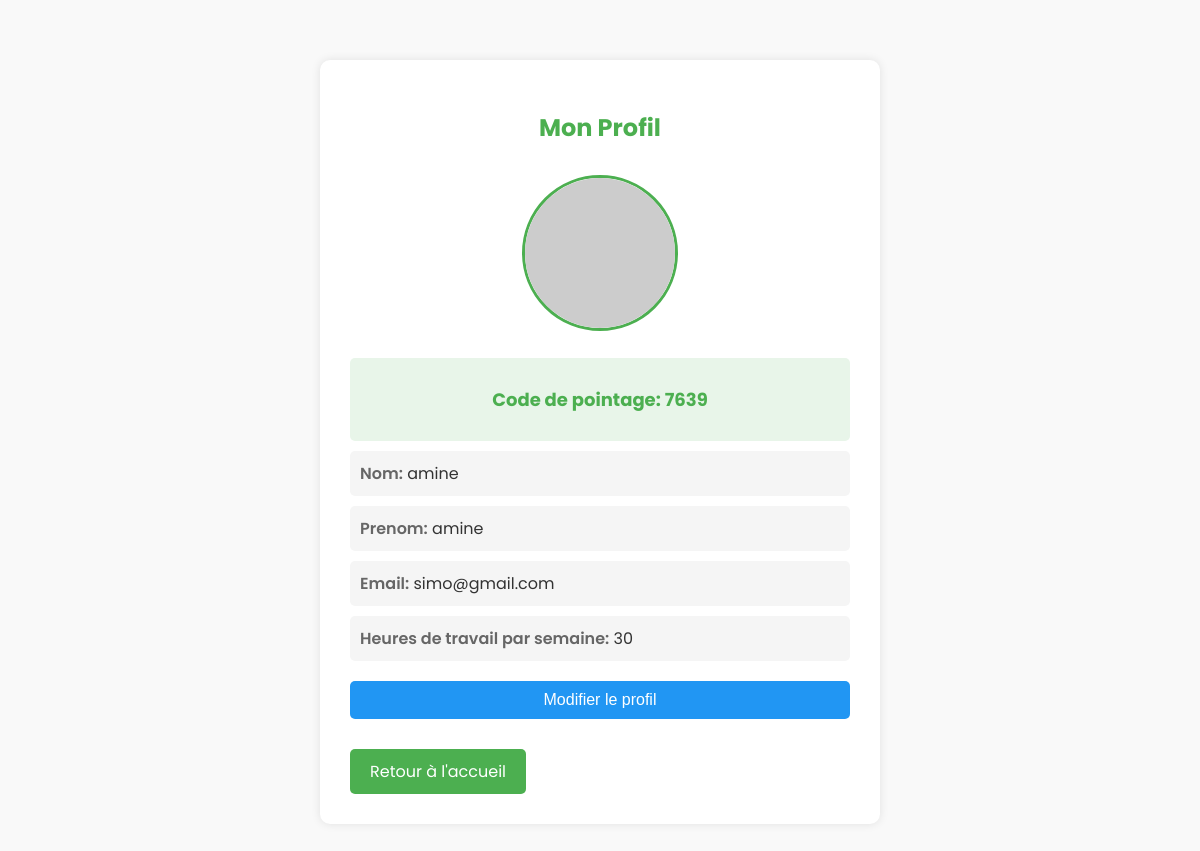
Before: /profile/ (signed in) with the older database file.
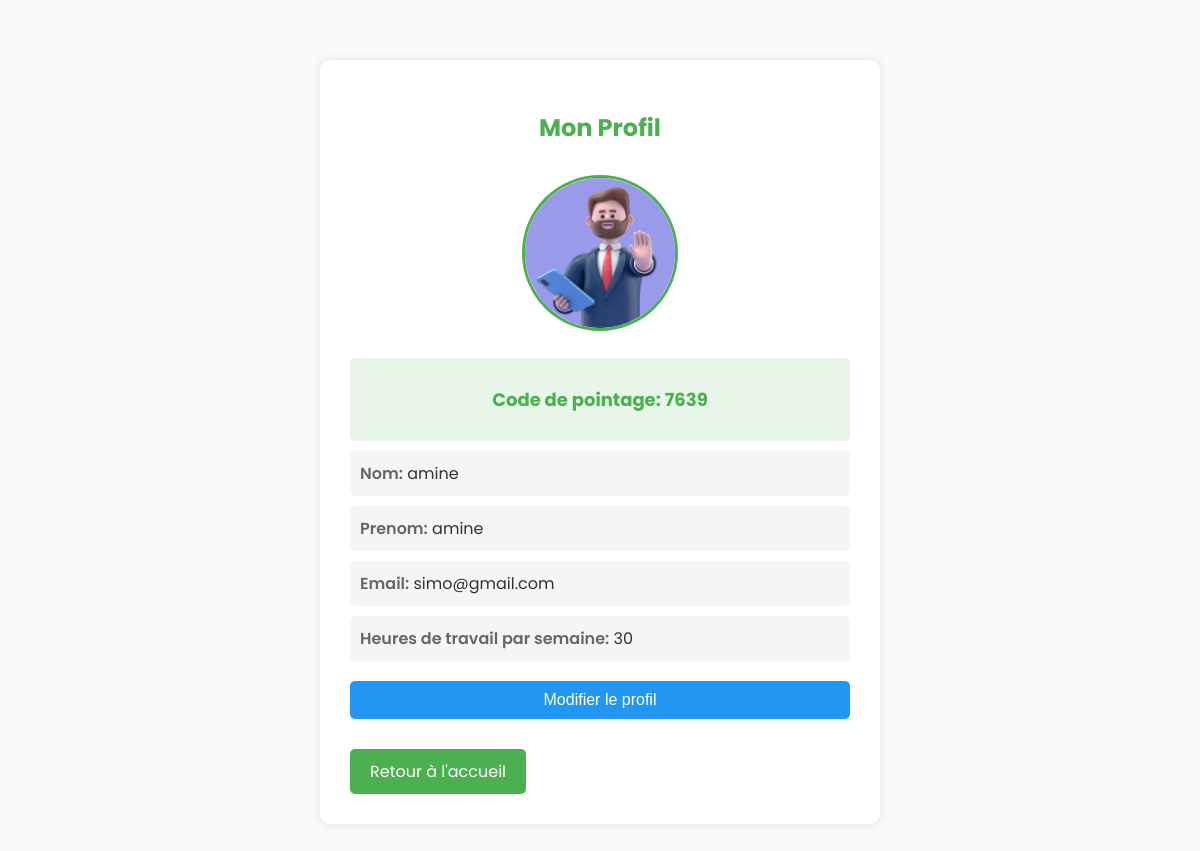
After: the same page with the newer database file.
### accounts/models.py (models this page shows, shortened)
class CustomUser(AbstractUser):
    ROLE_CHOICES = (
        ('employee', 'Employee'),
        ('team_lead', 'Team Lead'),
    )
    role = models.CharField(max_length=10, choices=ROLE_CHOICES, default='manager')
    is_active = models.BooleanField(default=True)
    pointage_code = models.CharField(max_length=4, unique=True, blank=True, null=True)
    created_by = models.ForeignKey('self', null=True, blank=True, on_delete=models.SET_NULL, related_name='employees')
    hours_per_week = models.IntegerField(default=0)
    photo = models.ImageField(upload_to='photos/', null=True, blank=True)

### accounts/views.py (the view)
# urls.py: path('profile/', profile_view, name='profile'),
@login_required
def profile_view(request):
    user = request.user
    if request.method == 'POST':
        if 'update_profile' in request.POST:
            profile_form = UserProfileForm(request.POST, request.FILES, instance=user)
            if profile_form.is_valid():
                profile_form.save()
                messages.success(request, 'Votre profil a été mis à jour avec succès.')
                return redirect('profile')
        elif 'change_password' in request.POST:
            password_form = PasswordChangeForm(user, request.POST)
            if password_form.is_valid():
                user = password_form.save()
                update_session_auth_hash(request, user)  # Important pour garder l'utilisateur connecté
                messages.success(request, 'Votre mot de passe a été changé avec succès.')
                return redirect('profile')
    else:
        profile_form = UserProfileForm(instance=user)
        password_form = PasswordChangeForm(user)
    context = {
        'user': user,
        'pointage_code': user.pointage_code,
        'profile_form': profile_form,
        'password_form': password_form,
    }
    return render(request, 'accounts/profile.html', context)

### accounts/templates/accounts/profile.html (shortened to what this page needs)
<!DOCTYPE html>
<html lang="fr">
<head>
</head>
<body>
    <div class="container">
        <h2>Mon Profil</h2>
        <div class="profile-photo">
            {% if user.photo %}
                <img src="{{ user.photo.url }}" alt="Photo de profil de {{ user.first_name }}">
            {% else %}
                <img src="https://via.placeholder.com/150" alt="Photo de profil par défaut">
            {% endif %}
        </div> <div class="pointage-code">
            <p><strong>Code de pointage:</strong> {{ pointage_code }}</p>
        </div>
        <div class="profile-info">
            <p><strong>Nom:</strong>  {{ user.last_name }}</p>
            <p><strong>Prenom:</strong> {{ user.first_name }} </p>
            <p><strong>Email:</strong> {{ user.email }}</p>
            <p><strong>Heures de travail par semaine:</strong> {{ user.hours_per_week }}</p>
        </div>
        <div class="btn-container">
            <a href="{% url 'home' %}" class="btn">Retour à l'accueil</a>
        </div>
    </div>
</body>
</html>

Changed rows visible on the page:
changed CustomUser "amine": photo: picture added
